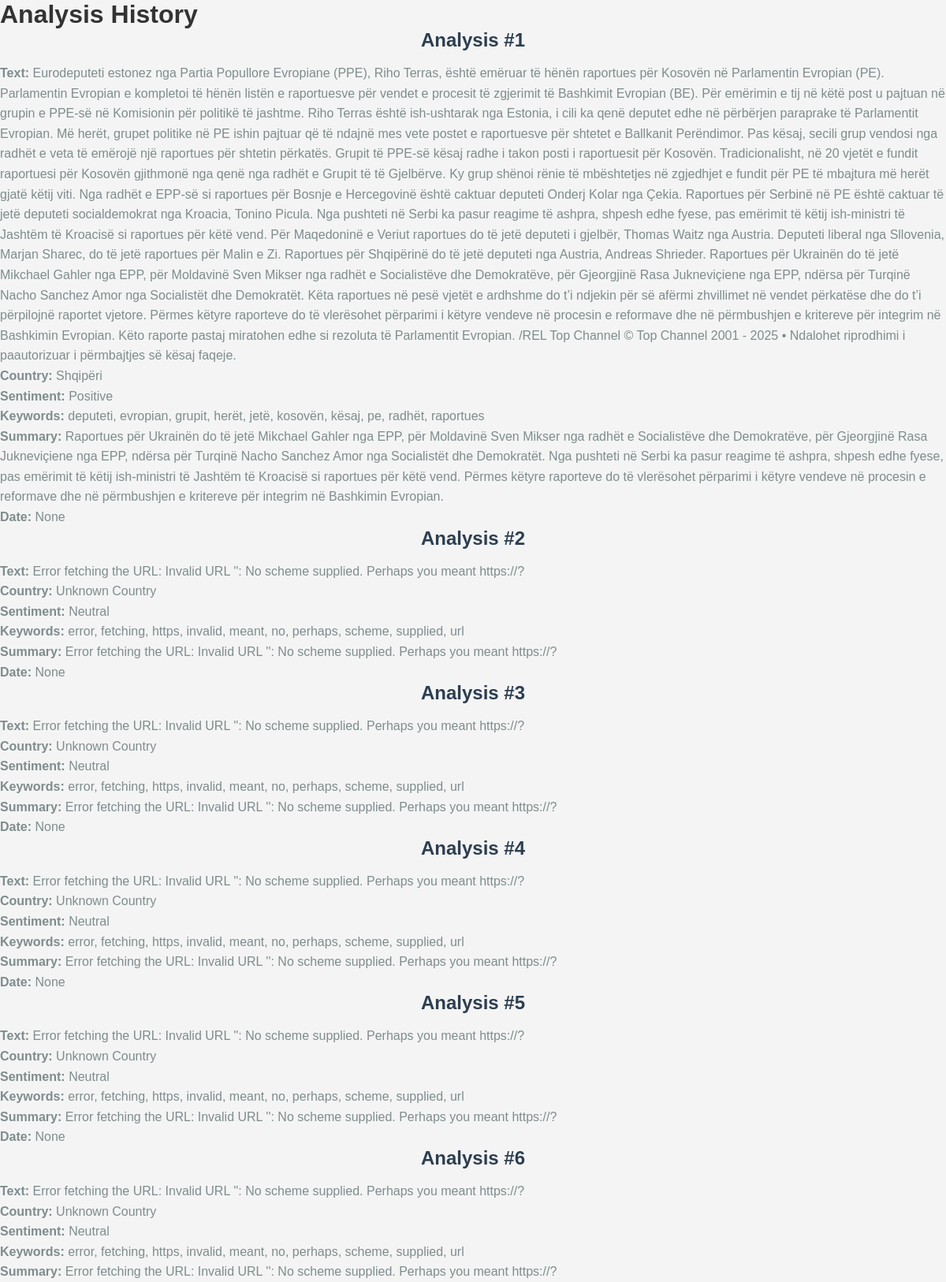
The app's page /history (upper part) with its own data.
### tables this page shows
CREATE TABLE news (
                            id INTEGER PRIMARY KEY AUTOINCREMENT,
                            text TEXT,
                            country TEXT,
                            sentiment TEXT,
                            keywords TEXT,
                            summary TEXT,
                            channel TEXT,
                            month TEXT,
                            created_at TIMESTAMP DEFAULT CURRENT_TIMESTAMP);

### app.py (the view)
@app.route('/history')
def history():
    conn = get_db_connection()
    if conn:
        try:
            records = conn.execute('SELECT * FROM news ORDER BY created_at DESC').fetchall()
            conn.close()
            return render_template('history.html', records=records)
        except sqlite3.Error as e:
            print(f"Error fetching history data: {e}")
            return "Error fetching history data."
    return "Error connecting to the database."

### app.py (called while the page is built)
def get_db_connection():
    try:
        conn = sqlite3.connect('news_analysis.db')
        conn.row_factory = sqlite3.Row
        return conn
    except sqlite3.DatabaseError as e:
        print(f"Database connection error: {e}")
        return None

@app.after_request
def apply_csp(response):
    response.headers["Content-Security-Policy"] = (
        "default-src 'self'; "
        "script-src 'self' 'unsafe-inline' https://cdn.jsdelivr.net; "
        "style-src 'self' 'unsafe-inline';"
    )
    return response

### templates/history.html (shortened to what this page needs)
<!DOCTYPE html>
<html lang="en">
<head>
    <link rel="stylesheet" href="{{ url_for('static', filename='results.css') }}">
</head>
<body>
    <h1>Analysis History</h1>
    {% if records %}
        <div class="history-container">
            {% for record in records %}
                <div class="history-entry">
                    <h2>Analysis #{{ loop.index }}</h2>
                    <p><strong>Text:</strong> {{ record[1] }}</p>
                    <p><strong>Country:</strong> {{ record[2] }}</p>
                    <p><strong>Sentiment:</strong> {{ record[3] }}</p>
                    <p><strong>Keywords:</strong> {{ record[4] }}</p>
                    <p><strong>Summary:</strong> {{ record[5] }}</p>
                    <p><strong>Date:</strong> {{ record[6] }}</p>
                </div>
            {% endfor %}
        </div>
    {% else %}
        <p>No analysis history available.</p>
    {% endif %}
    <br>
</body>
</html>

### static/results.css (style rules this page uses)
* { margin: 0; padding: 0; box-sizing: border-box; }
body { font-family: Arial, sans-serif; color: #333; background-image: url("C:\Flask\news-project\static\results.jpg"); background-size: cover; background-position: center center; background-repeat: no-repeat; background-color: #f4f4f4; }
h2 { font-size: 24px; color: #2c3e50; margin-bottom: 15px; text-align: center; }
p { font-size: 16px; line-height: 1.6; color: #7f8c8d; }

### records on screen
news: text "Eurodeputeti estonez nga Partia Popullore Evropiane (PPE), Riho Terras, është emëruar të hënën raportues për Kosovën në Parlamentin Evropian (PE). Parlamentin Evropian e kompletoi të hënën listën e raportuesve për vendet e procesit të zgjerimit të Bashkimit Evropian (BE). Për emërimin e tij në këtë post u pajtuan në grupin e PPE-së në Komisionin për politikë të jashtme. Riho Terras është ish-ushtarak nga Estonia, i cili ka qenë deputet edhe në përbërjen paraprake të Parlamentit Evropian. Më herët, grupet politike në PE ishin pajtuar që të ndajnë mes vete postet e raportuesve për shtetet e Ballkanit Perëndimor. Pas kësaj, secili grup vendosi nga radhët e veta të emërojë një raportues për…", country "Shqipëri", sentiment "Positive", keywords "deputeti, evropian, grupit, herët, jetë, kosovën, kësaj, pe, radhët, raportues", summary "Raportues për Ukrainën do të jetë Mikchael Gahler nga EPP, për Moldavinë Sven Mikser nga radhët e Socialistëve dhe Demokratëve, për Gjeorgjinë Rasa Jukneviçiene nga EPP, ndërsa për Turqinë Nacho Sanchez Amor nga Socialistët dhe Demokratët. Nga pushteti në Serbi ka pasur reagime të ashpra, shpesh edhe fyese, pas emërimit të këtij ish-ministri të Jashtëm të Kroacisë si raportues për këtë vend. Përmes këtyre raporteve do të vlerësohet përparimi i këtyre vendeve në procesin e reformave dhe në përmbushjen e kritereve për integrim në Bashkimin Evropian.", record "None"
news: text "Error fetching the URL: Invalid URL '': No scheme supplied. Perhaps you meant https://?", country "Unknown Country", sentiment "Neutral", keywords "error, fetching, https, invalid, meant, no, perhaps, scheme, supplied, url", summary "Error fetching the URL: Invalid URL '': No scheme supplied. Perhaps you meant https://?", record "None"
news: text "Error fetching the URL: Invalid URL '': No scheme supplied. Perhaps you meant https://?", country "Unknown Country", sentiment "Neutral", keywords "error, fetching, https, invalid, meant, no, perhaps, scheme, supplied, url", summary "Error fetching the URL: Invalid URL '': No scheme supplied. Perhaps you meant https://?", record "None"
news: text "Error fetching the URL: Invalid URL '': No scheme supplied. Perhaps you meant https://?", country "Unknown Country", sentiment "Neutral", keywords "error, fetching, https, invalid, meant, no, perhaps, scheme, supplied, url", summary "Error fetching the URL: Invalid URL '': No scheme supplied. Perhaps you meant https://?", record "None"
news: text "Error fetching the URL: Invalid URL '': No scheme supplied. Perhaps you meant https://?", country "Unknown Country", sentiment "Neutral", keywords "error, fetching, https, invalid, meant, no, perhaps, scheme, supplied, url", summary "Error fetching the URL: Invalid URL '': No scheme supplied. Perhaps you meant https://?", record "None"
news: text "Error fetching the URL: Invalid URL '': No scheme supplied. Perhaps you meant https://?", country "Unknown Country", sentiment "Neutral", keywords "error, fetching, https, invalid, meant, no, perhaps, scheme, supplied, url", summary "Error fetching the URL: Invalid URL '': No scheme supplied. Perhaps you meant https://?"
